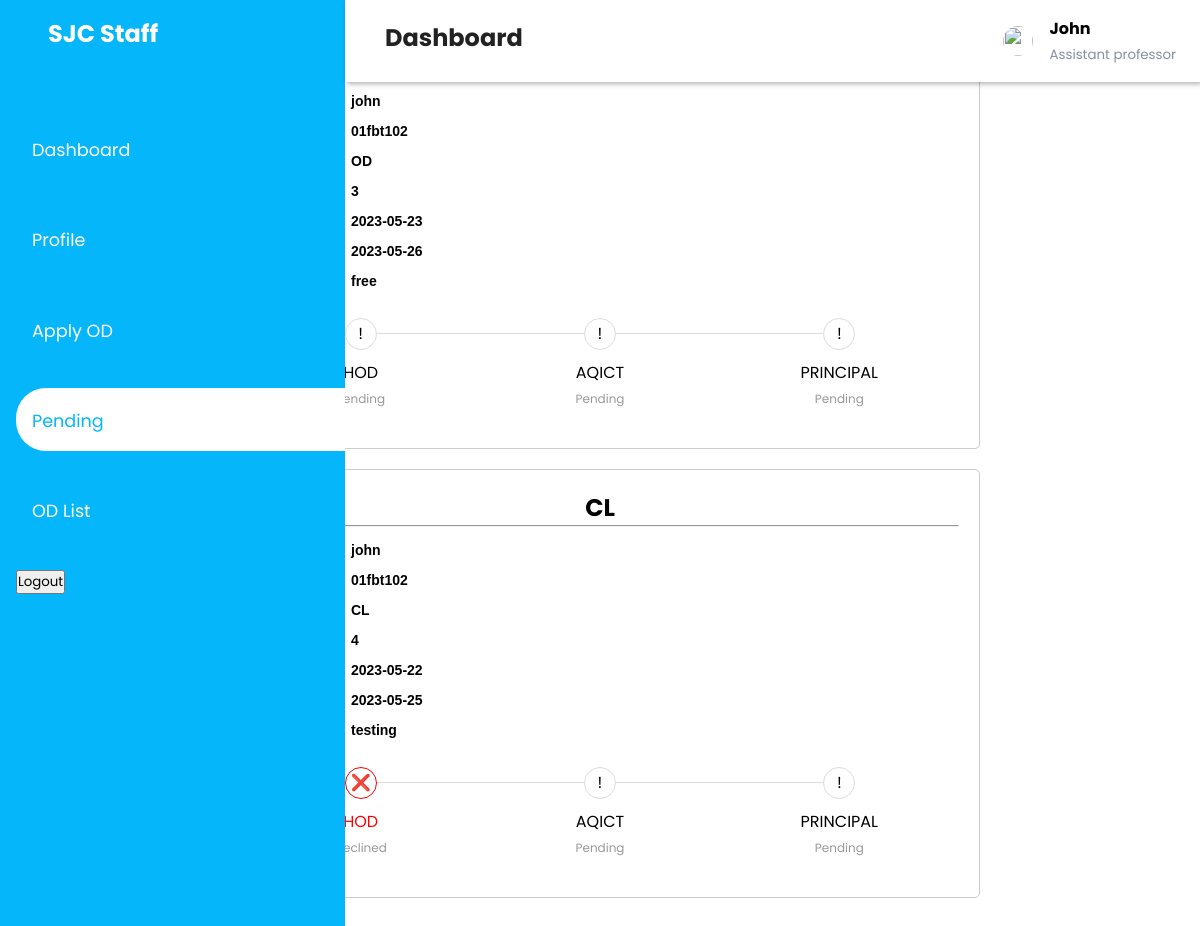
Page /Staff/pending.php (signed in) on the committed database.
### tables this page shows
CREATE TABLE `faculty_details` (
  `s_id` varchar(20) NOT NULL,
  `name` varchar(30) NOT NULL,
  `department` varchar(30) NOT NULL,
  `dob` date NOT NULL
);

CREATE TABLE `faculty1` (
  `application_id` int(11) NOT NULL,
  `name` varchar(30) NOT NULL,
  `id` varchar(30) NOT NULL,
  `department` varchar(30) NOT NULL,
  `LType` varchar(30) NOT NULL,
  `start` date NOT NULL,
  `end` date NOT NULL,
  `ndays` int(30) NOT NULL,
  `reason` varchar(50) NOT NULL,
  `hod` int(10) NOT NULL DEFAULT 3,
  `aqict` int(10) NOT NULL DEFAULT 3,
  `principal` int(10) NOT NULL DEFAULT 3,
  `file` varchar(255) NOT NULL
);

### Staff/pending.php (the view, shortened to what this page needs)
<!DOCTYPE html>
<html>
<head>
    <link rel="stylesheet" href="pending.css">
    <link rel="stylesheet" type="text/css" href="../compenents/sidebar/sidebar.css">
</head>
<body><?php include "../compenents/sidebar/Sidebar.php";?>
    <div class="container" style="margin-left: auto">
<?php include "../compenents/sidebar/header.php";?>
        <?php
       include '../database/Databasedemo.php';
        $form_fields = [
            'Name' => ['type' => 'text', 'label' => 'Name', 'required' => true],
            'id' => ['type' => 'varchar', 'label' => 'ID', 'required' => true],
            'LType' => ['type' => 'text', 'label' => 'Leave-Type', 'required' => true],
            'ndays' => ['type' => 'int', 'label' => 'No of Days', 'required' => true],
            'start' => ['type' => 'date', 'label' => 'From', 'required' => true],
            'end' => ['type' => 'date', 'label' => 'To', 'required' => true],
            'reason' => ['type' => 'text', 'label' => 'Reason', 'required' => false],
        ];
        $id = $_SESSION['s_id'];
        $sql = "SELECT Name,id,LType,ndays,start,end,reason FROM faculty1 WHERE id='" . $id . "' AND (hod=FALSE OR aqict=FALSE OR principal=FALSE OR hod=3  or
                 aqict=3 OR  principal=3)";
        $sql2 = "Select hod,aqict,principal from faculty1 where id ='" . $id . "' AND (hod=FALSE OR aqict=FALSE OR principal=FALSE OR hod=3  or
        aqict=3 OR  principal=3)";
        $result = mysqli_query($conn, $sql);
        $result2 = mysqli_query($conn, $sql2);
        while (true) {
            $row = mysqli_fetch_assoc($result);
            $row2 = mysqli_fetch_assoc($result2);
            if ($row != null) {
        ?>
                <div class="form-container">
                    <?php
                    if (strcasecmp($row['LType'], 'OD') == 0) {
                        echo '<h2 class="form-heading">' . strtoupper($row['LType']) . '</h2>';
                    } elseif (strcasecmp($row['LType'], 'CL') == 0) {
                        echo '<h2 class="form-heading" >' . strtoupper($row['LType']) . '</h2>';
                    }
                    ?>
                    <hr>
                    <div class="box-container">
                        <fieldset>
                            <?php
                            foreach ($form_fields as $field_name => $field_data) {
                                $value = $row[$field_name];
                                echo '<label>' . $field_data['label'] . '</label>';
                                echo '<span class="sp">' . $value . '<br></span>';
                            }
                            ?>
                        </fieldset>
                    </div>
                    <?php
                    $state = array(
                        0 => $row2['hod'],
                        1 => $row2['aqict'],
                        2 => $row2['principal'],
                    );
                    $steps = array(
                        array('status' => '', 'symbol' => ''),
                        array('status' => '', 'symbol' => ''),
                        array('status' => '', 'symbol' => ''),
                    );
                    $official = array('HOD', 'AQICT', 'PRINCIPAL');
                    for ($i = 0; $i < count($state); $i++) {
                        if ($state[$i] == 1) {
                            $steps[$i][0] = 'Approved';
                            $steps[$i][1] = '✔';
                        } elseif ($state[$i] == 0) {
                            $steps[$i][0] = 'Declined';
                            $steps[$i][1] = '❌';
                        } else {
                            $steps[$i][0] = 'Pending';
                            $steps[$i][1] = '!';
                        }
                    }
                    ?>
                    <div class="containerB">
                        <ul class="progressbar">
                            <?php
                            for ($i = 0; $i < count($steps); $i++) {
                                echo '<li class="' . $steps[$i][0] . '">' . $official[$i] . '<span class="step-symbol">' . $steps[$i][0] . '</span></li>';
                            }
                            ?>
                        </ul>
                    </div>
                </div>
        <?php
            } else break;
        }
        ?>
    </div>
</body>
</html>

### compenents/sidebar/Sidebar.php (shortened to what this page needs)
<!DOCTYPE html>
<html lang="en">
<head>
    <link rel="stylesheet" href="https://maxst.icons8.com/vue-static/landings/line-awesome/font-awesome-line-awesome/css/all.min.css">
    <link rel="stylesheet" href="https://maxst.icons8.com/vue-static/landings/line-awesome/line-awesome/1.3.0/css/line-awesome.min.css">
    <link rel="stylesheet" type="text/css" href="sidebar.css">
</head>
<body>
    <?php $page = substr($_SERVER['SCRIPT_NAME'],strrpos($_SERVER['SCRIPT_NAME'],"/")+1) ?>
    <div class="sidebar">
         <div class="sidebar-head">
            <h2><span>SJC Staff</span></h2>
        </div>
        <div class="sidebar-menu">
        <ul>
            <li><a href="..//..//Staff/index.php"  class="<?= $page == 'index.php'? 'active':'' ?>"><span class="las la-igloo"></span> <span>Dashboard</span></a></li>
            <li><a href="..//..//Staff/profile.php"  class="<?= $page == 'profile.php'? 'active':'' ?>"><span class="las la-user"></span><span>Profile</span> </a></li>
            <li><a href="..//..//Staff/leaveform.php"  class="<?= $page == 'leaveform.php'? 'active':'' ?>"><span class="las la-clipboard-list"></span><span>Apply OD</span> </a></li>
            <li><a href="..//..//Staff/pending.php" class="<?= $page == 'pending.php'? 'active':'' ?>"><span class="las la-receipt"></span> <span>Pending</span></a></li>
            <li><a href=""><span class="las la-list"></span> <span>OD List</span></a></li>
            <li>
                        <form action="..//..//Login/logout.php" method="post">
                            <button type="submit" name="logout" class="logout-btn">
                                <span>Logout</span>
                            </button>
                        </form>
                    </li>
        </ul>
        </div>
    </div>
    </body>
    </html>

### compenents/sidebar/header.php (shortened to what this page needs)
<!DOCTYPE html>
<html lang="en">
<head>
</head>
<body>
<header><h2>
             <div class="header-list">
                <label for="nav-toggle">
                    <span class="las la-bars"></span>
                </label> Dashboard
            </div>
        </h2>
           <div class="user-wrapper">
            <img src="https://encrypted-tbn0.gstatic.com/images?q=tbn:ANd9GcQMi1noTDjkelW0kvsZO5CgEaBM5GHrNkF9ix7Knt9Ztw&s" alt="" width="30px" height="30px">
            <div>
            <h4><?php
        $id=$_SESSION['s_id'];
        include '../database/Databasedemo.php';
        $sql="SELECT name FROM faculty_details where s_id='$id'";
        $result = $conn->query($sql);
            if ($result->num_rows > 0) {
                $row = $result->fetch_assoc();
                $value = $row['name'];
                echo  $value;
            }
        ?></h4>
                <small>Assistant professor</small>
            </div>
           </div>
        </header>
</body>
</html>

### Staff/pending.css (style rules this page uses)
.container { margin: 0 auto; max-width: 800px; padding: 20px; box-sizing: border-box; }
.form-container { border: 1px solid #ccc; padding: 20px; margin-bottom: 20px; border-radius: 5px; box-sizing: border-box; }
fieldset { border: none; padding: 0; margin: 0; }
.form-container label { display: inline-block; width: 110px; font-weight: bold; margin-bottom: 5px; color: brown; }
.box-container { display: flex; flex-direction: row; justify-content: space-between; margin-top: 10px; }
.sp { font-family: Arial, sans-serif; font-size: 14px; color:black; font-weight: bold; }
.form-heading { text-align: center; }
hr { margin-bottom: 7px; }
.containerB { width:100%; margin-top: 20px; margin-bottom: 20px; display: flex; align-items: center; justify-content: center; }
.progressbar { display: flex; justify-content: space-between; align-items: center; list-style-type: none; padding: 0; margin: 0; width: 100%; }
.progressbar li { list-style-type: none; float: left; width: 33.33%; position: relative; text-align: center; }
.progressbar li::before { content: '!'; width:30px; height:30px; line-height: 30px; border: 1px solid #ddd; display: block; text-align: center; margin: 0 auto 10px auto; border-radius: 50%; background-color: white; }
.progressbar li:after { content: ''; position: absolute; width: 100%; height: 1px; background-color: #ddd; top:15px; left: -50% ; z-index: -1; }
.progressbar li:first-child:after { content:none; left:0; }
.progressbar li.Declined { color:red; }
.progressbar li.Declined:before { border-color: red; }
.step-symbol { font-size: 12px; display: block; margin-top: 5px; color: #999; }

### compenents/sidebar/sidebar.css (style rules this page uses)
:root { --main-color:#05b6fa; --color-dark:#5c6968; --text-grey:#8390a2; --difrent:#b5afaf; }
* { padding: 0; margin: 0; box-sizing: border-box; list-style: none; text-decoration: none; font-family: 'Poppins',sans-serif; }
.sidebar { width: 345px; position: fixed; left: 0; top: 0; height: 100%; background:var(--main-color); z-index: 100; transition: width 300ms; }
.sidebar-head { height: 90px; padding:1rem 2rem 1rem 2rem ; color: #fff; }
.sidebar-head span { display: inline-block; padding-right: 1rem; }
.sidebar-menu { margin-top: 1rem; }
.sidebar-menu li { width: 100%; margin-top: 1.7rem; padding-left: 1rem; }
.sidebar-menu a { padding-left: 1rem; display: block; color: #fff; font-size: 1.1rem; padding-top: 1rem; padding-bottom: 1rem; }
.sidebar-menu a.active { background: #fff; padding-top: 1rem; padding-bottom: 1rem; color: var(--main-color); border-radius: 30px 0 0 30px; }
.sidebar-menu a span:first-child { font-size: 1.3rem; padding-right: 1rem; }
header { background: #fff; display: flex; justify-content: space-between; padding: 1rem 1.5rem; box-shadow: 2px 2px 5px rgba(0,0,0,.3); position: fixed; left: 345px; width: calc(100% - 345px); top: 0; z-index: 100; transition: left 300ms; }
header h2 { color: #222; }
header label span { font-size: 1.7rem; padding-left: 1rem; }
.user-wrapper { display: flex; align-items: center; }
.user-wrapper img { border-radius: 50%; margin-right: 1rem; }
.user-wrapper small { display: inline-block; color: var(--text-grey); }
@media only screen and (max-width: 1200px) { .sidebar { width: 100px; } }
@media only screen and (max-width: 1200px) { .sidebar .sidebar-head h2, .sidebar li a { padding-left: 1rem; } }
@media only screen and (max-width: 1200px) { .sidebar { width: 345px; } }
@media only screen and (max-width: 1200px) { .sidebar li a { padding-left: 0rem; } }

### rows in the picture
faculty_details: name "John"
faculty1: name "john", id "01fbt102", LType "OD", ndays "3", start "2023-05-23", end "2023-05-26", reason "free", i "HOD", i "Pending", i "AQICT", i "PRINCIPAL"
faculty1: LType "CL", name "john", id "01fbt102", ndays "4", start "2023-05-22", end "2023-05-25", reason "testing", i "HOD", i "Declined", i "AQICT", i "Pending", i "PRINCIPAL"
